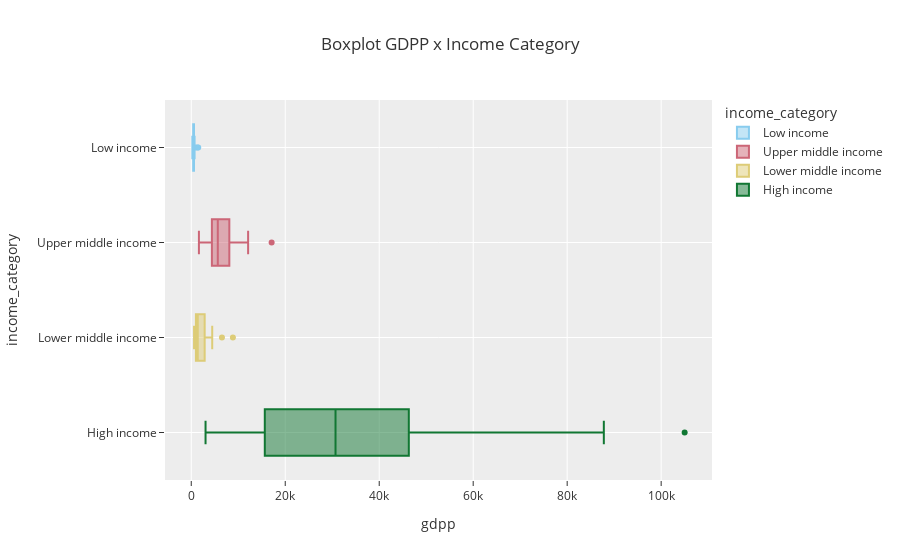

The notebook cell this image was saved under:
### Code cell
# Boxplot of gdpp x income category
px.box(data_frame=df_countries, x='gdpp', y='income_category', color='income_category', orientation='h', hover_data=[
       'country'], title='Boxplot GDPP x Income Category', color_discrete_sequence=px.colors.qualitative.Safe, template='ggplot2')

### Figure 1 — Plotly figure (JSON) as saved in the notebook; plotly's stock layout.template omitted (floating-point values rounded to 4 significant figures)
{"data": [{"alignmentgroup": "True", "customdata": [["Afghanistan"], ["Burkina Faso"], ["Burundi"], ["Central African Republic"], ["Chad"], ["Congo Dem. Rep."], ["Eritrea"], ["Gambia"], ["Guinea-Bissau"], ["Liberia"], ["Madagascar"], ["Malawi"], ["Mali"], ["Mozambique"], ["Niger"], ["Rwanda"], ["Sierra Leone"], ["Sudan"], ["Togo"], ["Uganda"], ["Yemen"]], "hovertemplate": "income_category=%{y}<br>gdpp=%{x}<br>country=%{customdata[0]}<extra></extra>", "legendgroup": "Low income", "marker": {"color": "rgb(136, 204, 238)"}, "name": "Low income", "notched": false, "offsetgroup": "Low income", "orientation": "h", "showlegend": true, "type": "box", "x": [553, 575, 231, 446, 897, 334, 482, 562, 547, 327, 413, 459, 708, 419, 348, 563, 399, 1480, 488, 595, 1310], "x0": " ", "xaxis": "x", "y": ["Low income", "Low income", "Low income", "Low income", "Low income", "Low income", "Low income", "Low income", "Low income", "Low income", "Low income", "Low income", "Low income", "Low income", "Low income", "Low income", "Low income", "Low income", "Low income", "Low income", "Low income"], "y0": " ", "yaxis": "y"}, {"alignmentgroup": "True", "customdata": [["Albania"], ["Argentina"], ["Armenia"], ["Azerbaijan"], ["Belarus"], ["Belize"], ["Bosnia and Herzegovina"], ["Botswana"], ["Brazil"], ["Bulgaria"], ["China"], ["Colombia"], ["Costa Rica"], ["Dominican Republic"], ["Ecuador"], ["El Salvador"], ["Equatorial Guinea"], ["Fiji"], ["Gabon"], ["Georgia"], ["Grenada"], ["Guatemala"], ["Indonesia"], ["Iraq"], ["Jamaica"], ["Kazakhstan"], ["Libya"], ["Malaysia"], ["Maldives"], ["Mauritius"], ["Moldova"], ["Montenegro"], ["Namibia"], ["Paraguay"], ["Peru"], ["Russia"], ["Serbia"], ["South Africa"], ["St. Vincent and the Grenadines"], ["Suriname"], ["Thailand"], ["Tonga"], ["Turkey"], ["Turkmenistan"]], "hovertemplate": "income_category=%{y}<br>gdpp=%{x}<br>country=%{customdata[0]}<extra></extra>", "legendgroup": "Upper middle income", "marker": {"color": "rgb(204, 102, 119)"}, "name": "Upper middle income", "notched": false, "offsetgroup": "Upper middle income", "orientation": "h", "showlegend": true, "type": "box", "x": [4090, 10300, 3220, 5840, 6030, 4340, 4610, 6350, 11200, 6840, 4560, 6250, 8200, 5450, 4660, 2990, 17100, 3650, 8750, 2960, 7370, 2830, 3110, 4500, 4680, 9070, 12100, 9070, 7100, 8000, 1630, 6680, 5190, 3230, 5020, 10700, 5410, 7280, 6230, 8300, 5080, 3550, 10700, 4440], "x0": " ", "xaxis": "x", "y": ["Upper middle income", "Upper middle income", "Upper middle income", "Upper middle income", "Upper middle income", "Upper middle income", "Upper middle income", "Upper middle income", "Upper middle income", "Upper middle income", "Upper middle income", "Upper middle income", "Upper middle income", "Upper middle income", "Upper middle income", "Upper middle income", "Upper middle income", "Upper middle income", "Upper middle income", "Upper middle income", "Upper middle income", "Upper middle income", "Upper middle income", "Upper middle income", "Upper middle income", "Upper middle income", "Upper middle income", "Upper middle income", "Upper middle income", "Upper middle income", "Upper middle income", "Upper middle income", "Upper middle income", "Upper middle income", "Upper middle income", "Upper middle income", "Upper middle income", "Upper middle income", "Upper middle income", "Upper middle income", "Upper middle income", "Upper middle income", "Upper middle income", "Upper middle income"], "y0": " ", "yaxis": "y"}, {"alignmentgroup": "True", "customdata": [["Algeria"], ["Angola"], ["Bangladesh"], ["Benin"], ["Bhutan"], ["Bolivia"], ["Cambodia"], ["Cameroon"], ["Cape Verde"], ["Comoros"], ["Congo Rep."], ["Cote d'Ivoire"], ["Egypt"], ["Ghana"], ["Guinea"], ["Haiti"], ["India"], ["Iran"], ["Jordan"], ["Kenya"], ["Kiribati"], ["Kyrgyz Republic"], ["Lao"], ["Lebanon"], ["Lesotho"], ["Mauritania"], ["Micronesia"], ["Mongolia"], ["Morocco"], ["Myanmar"], ["Nepal"], ["Nigeria"], ["Pakistan"], ["Philippines"], ["Samoa"], ["Senegal"], ["Solomon Islands"], ["Sri Lanka"], ["Tajikistan"], ["Tanzania"], ["Timor-Leste"], ["Tunisia"], ["Ukraine"], ["Uzbekistan"], ["Vanuatu"], ["Vietnam"], ["Zambia"]], "hovertemplate": "income_category=%{y}<br>gdpp=%{x}<br>country=%{customdata[0]}<extra></extra>", "legendgroup": "Lower middle income", "marker": {"color": "rgb(221, 204, 119)"}, "name": "Lower middle income", "notched": false, "offsetgroup": "Lower middle income", "orientation": "h", "showlegend": true, "type": "box", "x": [4460, 3530, 758, 758, 2180, 1980, 786, 1310, 3310, 769, 2740, 1220, 2600, 1310, 648, 662, 1350, 6530, 3680, 967, 1490, 880, 1140, 8860, 1170, 1200, 2860, 2650, 2830, 988, 592, 2330, 1040, 2130, 3450, 1000, 1290, 2810, 738, 702, 3600, 4140, 2970, 1380, 2970, 1310, 1460], "x0": " ", "xaxis": "x", "y": ["Lower middle income", "Lower middle income", "Lower middle income", "Lower middle income", "Lower middle income", "Lower middle income", "Lower middle income", "Lower middle income", "Lower middle income", "Lower middle income", "Lower middle income", "Lower middle income", "Lower middle income", "Lower middle income", "Lower middle income", "Lower middle income", "Lower middle income", "Lower middle income", "Lower middle income", "Lower middle income", "Lower middle income", "Lower middle income", "Lower middle income", "Lower middle income", "Lower middle income", "Lower middle income", "Lower middle income", "Lower middle income", "Lower middle income", "Lower middle income", "Lower middle income", "Lower middle income", "Lower middle income", "Lower middle income", "Lower middle income", "Lower middle income", "Lower middle income", "Lower middle income", "Lower middle income", "Lower middle income", "Lower middle income", "Lower middle income", "Lower middle income", "Lower middle income", "Lower middle income", "Lower middle income", "Lower middle income"], "y0": " ", "yaxis": "y"}, {"alignmentgroup": "True", "customdata": [["Antigua and Barbuda"], ["Australia"], ["Austria"], ["Bahamas"], ["Bahrain"], ["Barbados"], ["Belgium"], ["Brunei"], ["Canada"], ["Chile"], ["Croatia"], ["Cyprus"], ["Czech Republic"], ["Denmark"], ["Estonia"], ["Finland"], ["France"], ["Germany"], ["Greece"], ["Guyana"], ["Hungary"], ["Iceland"], ["Ireland"], ["Israel"], ["Italy"], ["Japan"], ["Kuwait"], ["Latvia"], ["Lithuania"], ["Luxembourg"], ["Malta"], ["Netherlands"], ["New Zealand"], ["Norway"], ["Oman"], ["Panama"], ["Poland"], ["Portugal"], ["Qatar"], ["Romania"], ["Saudi Arabia"], ["Seychelles"], ["Singapore"], ["Slovak Republic"], ["Slovenia"], ["South Korea"], ["Spain"], ["Sweden"], ["Switzerland"], ["United Arab Emirates"], ["United Kingdom"], ["United States"], ["Uruguay"]], "hovertemplate": "income_category=%{y}<br>gdpp=%{x}<br>country=%{customdata[0]}<extra></extra>", "legendgroup": "High income", "marker": {"color": "rgb(17, 119, 51)"}, "name": "High income", "notched": false, "offsetgroup": "High income", "orientation": "h", "showlegend": true, "type": "box", "x": [12200, 51900, 46900, 28000, 20700, 16000, 44400, 35300, 47400, 12900, 13500, 30800, 19800, 58000, 14600, 46200, 40600, 41800, 26900, 3040, 13100, 41900, 48700, 30600, 35800, 44500, 38500, 11300, 12000, 105000, 21100, 50300, 33700, 87800, 19300, 8080, 12600, 22500, 70300, 8230, 19300, 10800, 46600, 16600, 23400, 22100, 30700, 52100, 74600, 35000, 38900, 48400, 11900], "x0": " ", "xaxis": "x", "y": ["High income", "High income", "High income", "High income", "High income", "High income", "High income", "High income", "High income", "High income", "High income", "High income", "High income", "High income", "High income", "High income", "High income", "High income", "High income", "High income", "High income", "High income", "High income", "High income", "High income", "High income", "High income", "High income", "High income", "High income", "High income", "High income", "High income", "High income", "High income", "High income", "High income", "High income", "High income", "High income", "High income", "High income", "High income", "High income", "High income", "High income", "High income", "High income", "High income", "High income", "High income", "High income", "High income"], "y0": " ", "yaxis": "y"}], "layout": {"boxmode": "overlay", "legend": {"title": {"text": "income_category"}, "tracegroupgap": 0}, "title": {"text": "Boxplot GDPP x Income Category"}, "xaxis": {"anchor": "y", "domain": [0, 1], "title": {"text": "gdpp"}}, "yaxis": {"anchor": "x", "categoryarray": ["High income", "Lower middle income", "Upper middle income", "Low income"], "categoryorder": "array", "domain": [0, 1], "title": {"text": "income_category"}}}}
